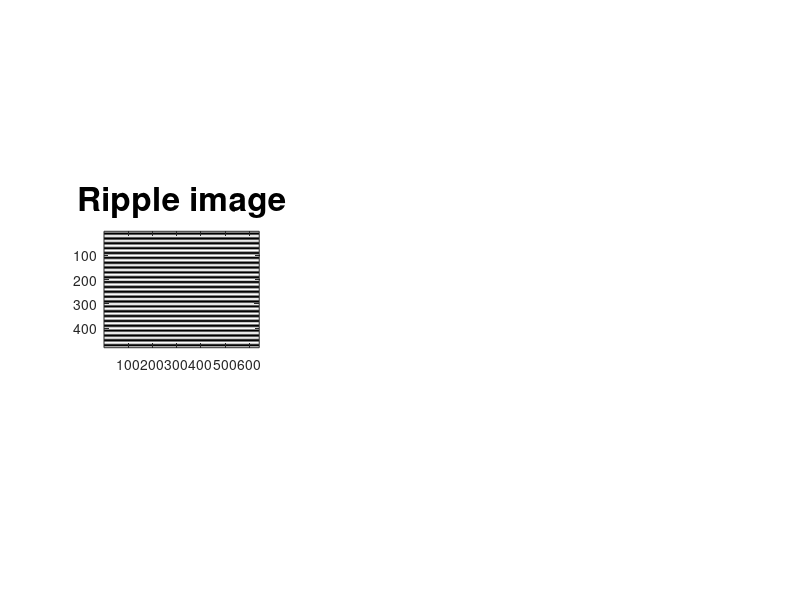

MATLAB code for this plot: (Note: this script raises an error after producing the figure.)
% Program to make Moire patterns with cos lines.

clc;    
close all;  
clear;  
workspace;  
format long g;
format compact;
fontSize = 24;
rows = 480;
columns = 640;

% Make an image with rippled lines in it.
rowVector = (1 : rows)';
period = 20; 
amplitude = 0.6; 
offset = 1 - amplitude; 
cosVector = amplitude * (1 + cos(2 * pi * rowVector / period))/2 + offset;
ripplesImage = repmat(cosVector, [1, columns]);
subplot(1, 3, 1);
imshow(ripplesImage, []);
axis on;
title('Ripple image', 'FontSize', fontSize);

% Make an image with tilted rippled lines in it.
ripplesImage2 = imrotate(ripplesImage, 10, 'crop'); 
subplot(1, 3, 2);
imshow(ripplesImage2, []);
axis on;
title('Tilted Ripples', 'FontSize', fontSize);

% Multiply the ripple images together to get a Moire pattern.
grayImage = ripplesImage .* double(ripplesImage2);
subplot(1, 3, 3);
imshow(grayImage, []);
axis on;
title('Product = Moire Image', 'FontSize', fontSize);
set(gcf, 'units','normalized','outerposition',[0 0 1 1]); 
drawnow;